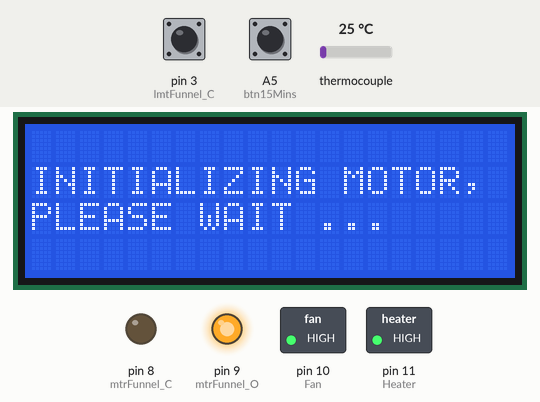
Simulated run of this sketch. Board: Arduino Uno, built with avr-gcc and run on an emulated ATmega328P. Shown: 20×4 character LCD, switched loads named in the sketch (green lamp = pin HIGH), output pins drawn as LEDs (lit = HIGH). The test bench sets the inputs (shaded band); at power-on: pin 3 (lmtFunnel_C) HIGH, A5 (btn15Mins) LOW, thermocouple 25 °C.

Above: at 0.9 s.
1.0 s: pin 3 (lmtFunnel_C) pulled LOW for 0.15 s
At 2.6 s:
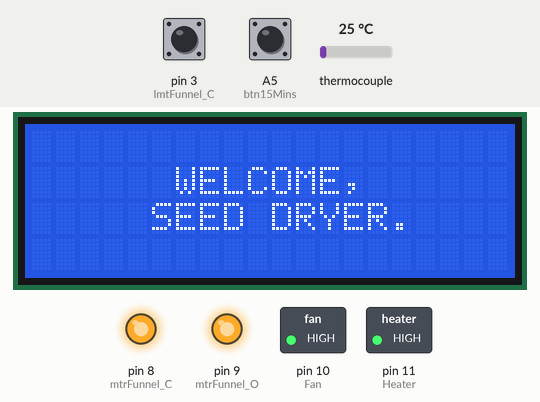
5.6 s: A5 (btn15Mins) pulled HIGH for 0.15 s
At 6.5 s:
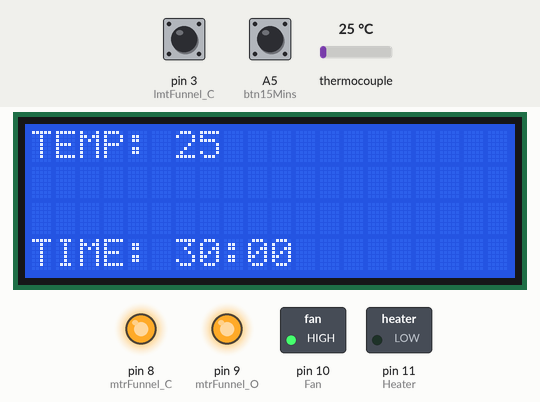
8.7 s: thermocouple set to 41 °C
At 9.6 s:
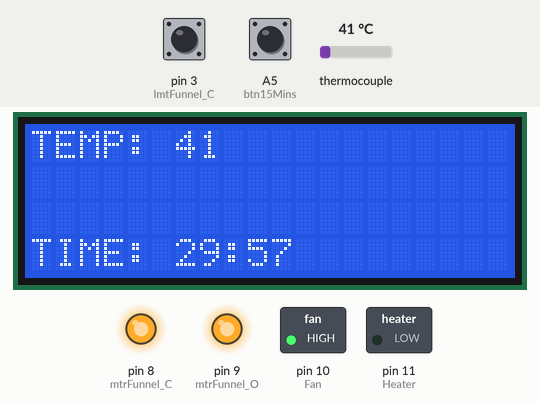
11.3 s: thermocouple set to 50 °C
At 12.8 s:
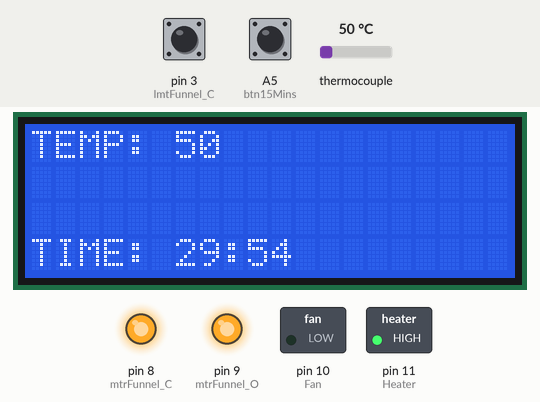
14.3 s: thermocouple set to 43 °C
At 15.6 s:
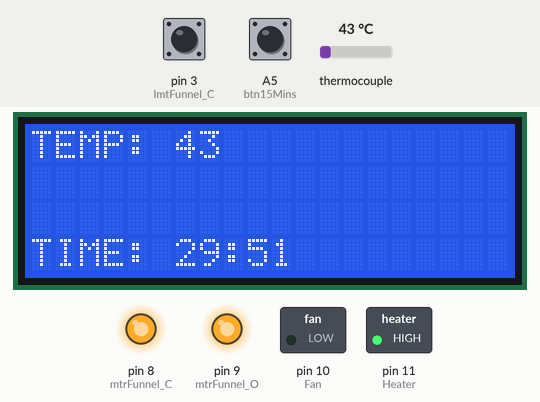
17.3 s: thermocouple set to 37 °C
At 18.17 s:
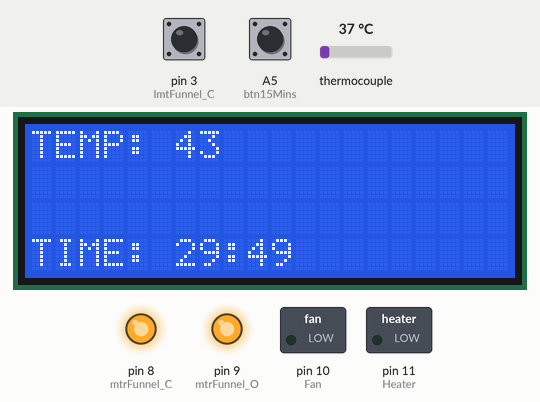
Timing chart, 0 to 20.3 s (numbered marks = the images above; inputs shaded):
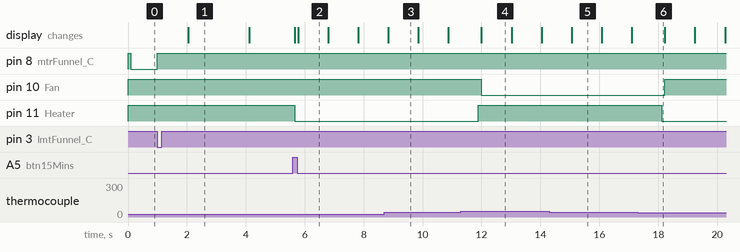

The sketch:

SEED_DRYER.ino
```cpp
#include "max6675.h"            // ***** THERMOCOUPLE LIBRARY *****
#include <PZEM004T.h>           // ***** PZEMM004T LIBRARY *****
#include <SoftwareSerial.h>     // Arduino IDE <1.6.6
#include <LiquidCrystal_I2C.h>  // ***** I2C LCD LIBRARY *****


LiquidCrystal_I2C lcd(0x27, 20, 4);

PZEM004T pzem(12, 13); // (RX,TX) connect to TX,RX of PZEM
IPAddress ip(192, 168, 1, 1);

#define btn15Mins   A5
#define btn30Mins   A4
#define btnManualFunnel A3

#define lmtFunnel_O 2
#define lmtFunnel_C 3

#define Heater_Sck 5
#define Heater_Cs  6
#define Heater_So  7

#define mtrFunnel_O 9
#define mtrFunnel_C 8
#define Fan    10
#define Heater 11

int TempValue = 0;
int TempMin = 40, TempMax = 45;
int Min = 0, Sec = 0;
int TempMaxFL = 0, TempMinFL = 0;

float Volt = 0.0, Watt = 0.0;

MAX6675 TC(Heater_Sck, Heater_Cs, Heater_So);


void setup() {
  // put your setup code here, to run once:

  Serial.begin(9600);

  pzem.setAddress(ip);
  pinMode(mtrFunnel_O, OUTPUT); digitalWrite(mtrFunnel_O, HIGH);
  pinMode(mtrFunnel_C, OUTPUT); digitalWrite(mtrFunnel_C, HIGH);
  pinMode(Heater, OUTPUT); digitalWrite(Heater, HIGH);
  pinMode(Fan, OUTPUT);    digitalWrite(Fan, HIGH);

  pinMode(lmtFunnel_O, INPUT_PULLUP);
  pinMode(lmtFunnel_C, INPUT_PULLUP);
  pinMode(btn15Mins, INPUT);
  pinMode(btn30Mins, INPUT);
  pinMode(btnManualFunnel, INPUT_PULLUP);

  lcd.clear();
  lcd.init();
  lcd.backlight();
  lcd.setCursor(0, 1); lcd.print("INITIALIZING MOTOR, ");
  lcd.setCursor(0, 2); lcd.print("PLEASE WAIT ...");
  Close_Funnel(); delay(1000);

  lcd.clear();
  lcd.setCursor(0, 1); lcd.print("      WELCOME,      ");
  lcd.setCursor(0, 2); lcd.print("     SEED DRYER.    ");

  delay(2000);
  //    Serial.println("READY");
  lcd.setCursor(0, 0); lcd.print("SELECT TIME:        ");
  lcd.setCursor(0, 1); lcd.print("                    ");
  lcd.setCursor(0, 2); lcd.print("[LEFT] - 30 MINUTES ");
  lcd.setCursor(0, 3); lcd.print("[RIGHT]- 60 MINUTES ");


  //  Test_Program();
}

void loop() {
  // Get_Volt_Watt();
  // Check for button presses to select time for automatic dispensing
  if (digitalRead(btn15Mins) == LOW) {
    delay(50); while (digitalRead(btn15Mins) == LOW); delay(50);
    TIMER(30, 0);
    Despense_Output();
  } else if (digitalRead(btn30Mins) == LOW) {
    delay(50); while (digitalRead(btn30Mins) == LOW); delay(50);
    TIMER(60, 0);
    Despense_Output();
  }

  // Manual funnel control logic - Only open when the 3rd button is pressed
  if (digitalRead(btnManualFunnel) == LOW) {  // Button pressed
    // Open the funnel when the button is held down
    Open_Funnel();
  } else {
    // Close the funnel if the button is not pressed
    Close_Funnel();
  }
}


void Test_Program() {

  while (1) {

    if (Serial.available()) {
      switch (Serial.read()) {

        case 'A': // TEST ALL LIMIT SWITCH & BUTTONS STATE
          Serial.print(digitalRead(lmtFunnel_O)); Serial.print("_");
          Serial.print(digitalRead(lmtFunnel_C)); Serial.print("_");
          Serial.print(digitalRead(btn15Mins)); Serial.print("_");
          Serial.println(digitalRead(btn30Mins)); //Serial.print("_");
          break;

        case 'B': // GET TEMPERATURE VALUE
          TempValue = TC.readCelsius();
          Serial.println(TempValue);
          break;

        case 'C': // OPEN FUNNEL
          Open_Funnel();
          break;

        case 'D': // CLOSE FUNNEL
          Close_Funnel();
          break;

        case 'E': // FAN OPEN
          digitalWrite(Fan, LOW);
          break;

        case 'F': // FAN CLOSE
          digitalWrite(Fan, HIGH);
          break;

        case 'G': // HEATER ON
          digitalWrite(Heater, LOW);
          break;

        case 'H': // HEATER OFF
          digitalWrite(Heater, HIGH);
          break;

      }
    }

  }
}
```

FUNCTIONS.ino
```cpp
void Maintain_Temp() {
  TempValue = TC.readCelsius();
  // Serial.println(TempValue);
  // delay(500);


  if (TempValue >= TempMax) {
    if (TempMaxFL == 0) {
//      Serial.println("TEMP MAX");
      TempMaxFL = 1; TempMinFL = 0;
      digitalWrite(Heater, HIGH); delay(100);
      digitalWrite(Fan, LOW);
    }
  }
  else if (TempValue <= TempMin) {
    if (TempMinFL == 0) {
//      Serial.println("TEMP MIN");
      TempMaxFL = 0; TempMinFL = 1;
      digitalWrite(Heater, LOW); delay(100);
      digitalWrite(Fan, HIGH);
    }
  }

}

void Get_Volt_Watt() {

  Volt = pzem.voltage(ip);
  Watt = pzem.power(ip);

  if (Volt < 0); Volt = 0.0;
  if (Watt < 0); Watt = 0.0;

  //  Serial.print(Volt); Serial.print("V,  ");
  //  Serial.print(Watt); Serial.println("W");
  //  delay(100);

}

void Open_Funnel() {

  if (digitalRead(lmtFunnel_O) == HIGH) {
    digitalWrite(mtrFunnel_O, LOW);
    while (digitalRead(lmtFunnel_O) == HIGH);
    digitalWrite(mtrFunnel_O, HIGH);
  }

}

void Close_Funnel() {

  if (digitalRead(lmtFunnel_C) == HIGH) {
    digitalWrite(mtrFunnel_C, LOW);
    while (digitalRead(lmtFunnel_C) == HIGH);
    digitalWrite(mtrFunnel_C, HIGH);
  }

}

void TIMER(int Min, int Sec) {

  int myMin = 0, mySec = 0;
  myMin = Min; mySec = Sec;
  lcd.clear();
  while (1) {

    lcd.setCursor(0, 0); lcd.print("TEMP:");
    // lcd.setCursor(0, 1); lcd.print("VOLTAGE:");
    // lcd.setCursor(0, 2); lcd.print("WATTS:");
    lcd.setCursor(0, 3); lcd.print("TIME:");

    Maintain_Temp();
    lcd.setCursor(6, 0); lcd.print(TempValue); lcd.print(" ");

      //  Get_Volt_Watt();
      //  lcd.setCursor(9, 1); lcd.print(Volt);
      //  lcd.setCursor(7, 2); lcd.print(Volt);

    lcd.setCursor(6, 3);
    if (myMin < 10) lcd.print("0");
    lcd.print(myMin); lcd.print(":");
    if (mySec < 10) lcd.print("0");
    lcd.print(mySec);

//    Serial.print(myMin); Serial.print(":"); Serial.println(mySec);

    if (mySec > 0) {
      mySec--;
    }
    else {
      if (myMin > 0) {
        myMin--;
        mySec = 59;
      }
      else {
        goto DoneTimer;
      }
    }
    delay(1000);
  }

DoneTimer: {}
  //  digitalWrite(Heater, LOW);
  //  digitalWrite(Fan, HIGH);
  //delay(1000);

}

void Despense_Output() {

  lcd.clear();
  lcd.setCursor(0, 0); lcd.print("     DESPENSING     ");
  lcd.setCursor(0, 0); lcd.print("      OUTPUT...     ");
  Open_Funnel();
  delay(5000);

  lcd.clear();
  lcd.setCursor(0, 0); lcd.print("      CLOSE         ");
  lcd.setCursor(0, 0); lcd.print("      FUNNEL.       ");
  Close_Funnel();
  delay(1000);

  lcd.clear();
  lcd.setCursor(0, 0); lcd.print("       PROCESS      ");
  lcd.setCursor(0, 0); lcd.print("      COMPLETE.     ");
  delay(2000);

}
```

Measured:
- the behaviour switches between 44 and 45 °C on thermocouple (found by bisection; images 3 and 4)
- the behaviour switches between 41 and 40 °C on thermocouple (found by bisection; images 5 and 6)
- after the input at 1.0 s, pin 8 (mtrFunnel_C): LOW → HIGH at once; the display: changes after 1.0 s (image 1)
- after the input at 5.6 s, pin 11 (Heater): HIGH → LOW after 0.06 s; the display: first changes after 0.06 s (image 2 shows a later state)
- after the input at 11.3 s, pin 10 (Fan): HIGH → LOW after 0.69 s; pin 11 (Heater): LOW → HIGH after 0.59 s
- after the input at 17.3 s, pin 10 (Fan): LOW → HIGH after 0.92 s; pin 11 (Heater): HIGH → LOW after 0.82 s
- what the display in image 1 shows lasts 2.1 s, from 2.0 s to 4.1 s
